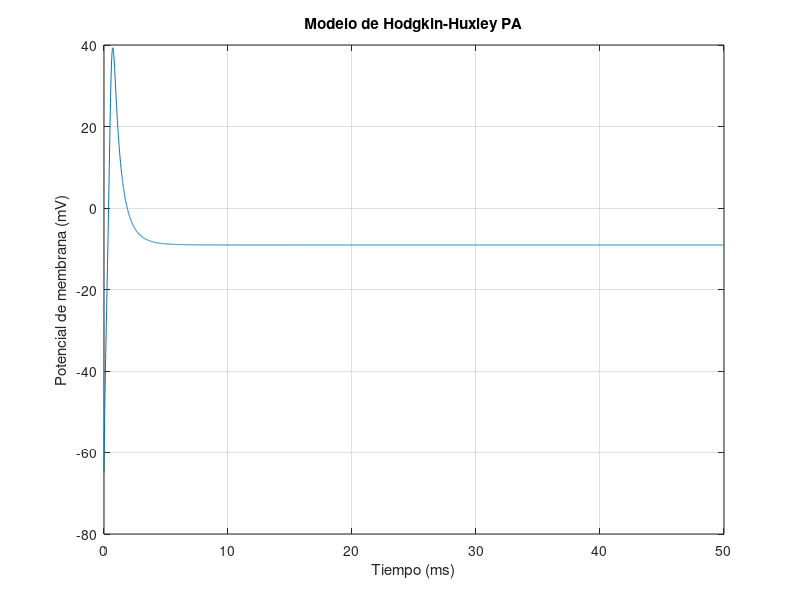

The MATLAB script that drew this image:
clc

C_m = 1;     
g_Na = 120;   
E_Na = 115;   
g_K = 36;     
E_K = -12;    
g_L = 0.3;    
E_L = 10.6;   

dt = 0.01;                 
T = 50;                     
t = 0:dt:T;                 
num_steps = numel(t);
V = zeros(1, num_steps);    
m = zeros(1, num_steps);    
n = zeros(1, num_steps);    
h = zeros(1, num_steps);    

% Condiciones iniciales
V(1) = -65;     
m(1) = 0.5;     
h(1) = 0.06;    
n(1) = 0.5;     


for i = 1:num_steps-1

    alpha_m = 0.1 * (V(i) + 40) / (1 - exp(-(V(i) + 40) / 10));
    beta_m = 4 * exp(-(V(i) + 65) / 18);
    alpha_h = 0.07 * exp(-(V(i) + 65) / 20);
    beta_h = 1 / (1 + exp(-(V(i) + 35) / 10));
    alpha_n = 0.01 * (V(i) + 55) / (1 - exp(-(V(i) + 55) / 10));
    beta_n = 0.125 * exp(-(V(i) + 65) / 80);
    
    
    dvdt = (1/C_m) * (-g_Na * m(i)^3 * h(i) * (V(i) - E_Na) - g_K * n(i)^4 * (V(i) - E_K) - g_L * (V(i) - E_L));
    dmdt = alpha_m * (1 - m(i)) - beta_m * m(i);
    dndt = alpha_n * (1 - n(i)) - beta_n * n(i);
    dhdt = alpha_h * (1 - h(i)) - beta_h * h(i);
    
    
    V(i+1) = V(i) + dt * dvdt;
    m(i+1) = m(i) + dt * dmdt;
    n(i+1) = n(i) + dt * dndt;
    h(i+1) = h(i) + dt * dhdt;
end


figure;
plot(t, V);
xlabel('Tiempo (ms)');
ylabel('Potencial de membrana (mV)');
title('Modelo de Hodgkin-Huxley PA');
grid on;



